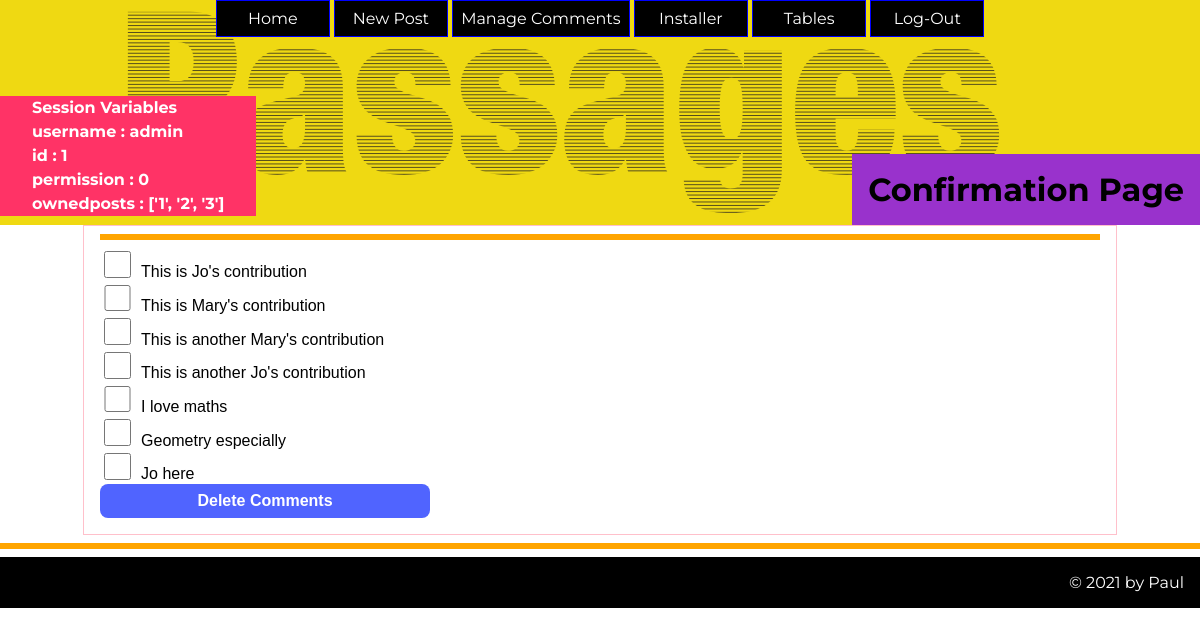
Before: /commentlist (signed in) with the older database file.
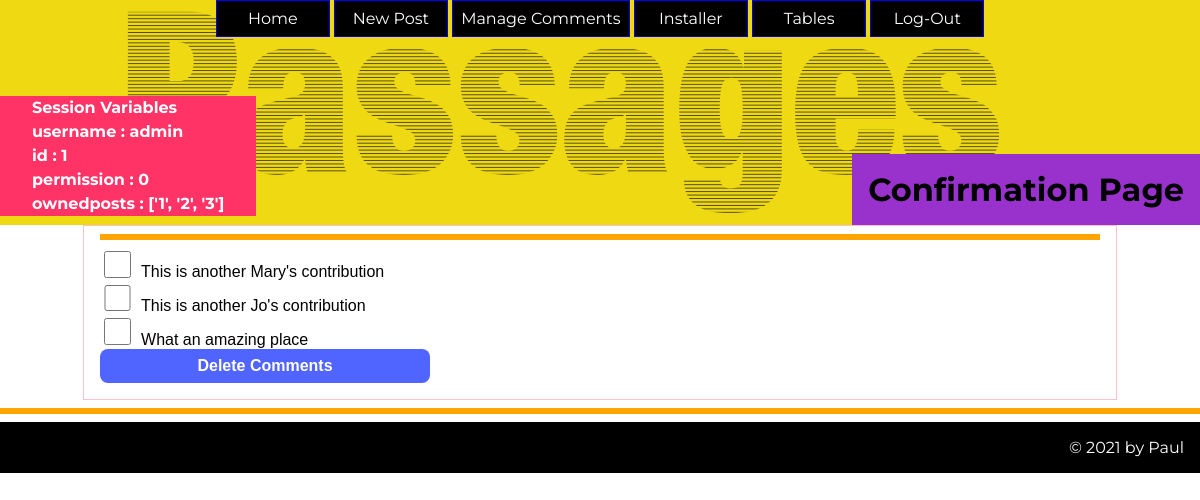
After: the same page with the newer database file.
### tables this page shows
CREATE TABLE comment(
    comment_id integer primary key autoincrement not null,
    post_id integer not null,
    created_at date not null,
    user_id text not null,
    text text not null,
    updated_at date,
    foreign key (post_id) references post(post_id)
);

### server.py (the view, shortened to what this page needs)
@app.route('/commentlist', methods=['GET','POST'])
def commentlist():
    global db_path
    if session['permission'] == 0:
        sql="select comment_id, text from comment"
        values_tuple =()
    else:
        sql = "select comment_id, text from comment where user_id=?"
        values_tuple=(session['id'],)
    result = run_search_query_tuples(sql,values_tuple,db_path)
    if result is None:
        result = {}
    if request.method == "GET":
        return render_template("commentslist.html", comments=result)

### db_functions.py (called while the page is built)
def run_search_query_tuples(sql_query,values_tuple, file_path):
    result = None
    try:
        db = sqlite3.connect(file_path)
        cursor = db.cursor()
        cursor.execute(sql_query,values_tuple)
        result = cursor.fetchall()
        cursor.close()
    except sqlite3.Error as error:
        print("Error running search query tuples: {}".format(error))
    finally:
        if db:
            db.close()
        if result:
            return result

### templates/commentslist.html (shortened to what this page needs)
{% extends "layout.html" %}
{% block head %}
{{ super() }}
{% endblock %}
{% block heading %}Confirmation Page{% endblock %}
{% block content%}
<hr>
 <form method="POST" action="\commentlist">
    {% for comment in comments %}
     <div> <input type="checkbox" id="{{ comment[0] }}" name="Comment" value="{{ comment[0] }}" > <label for="{{ comment[0] }}"> {{ comment[1] }}</label></div>
    {% endfor %}
     <div> <input class="btn" type="submit" value="Delete Comments"></div>
 </form>
{% endblock %}

Changed rows visible on the page:
removed comment: text "This is Jo's contribution"
removed comment: text "This is Mary's contribution"
removed comment: text "I love maths"
removed comment: text "Geometry especially"
removed comment: text "Jo here"
added comment: text "What an amazing place"
